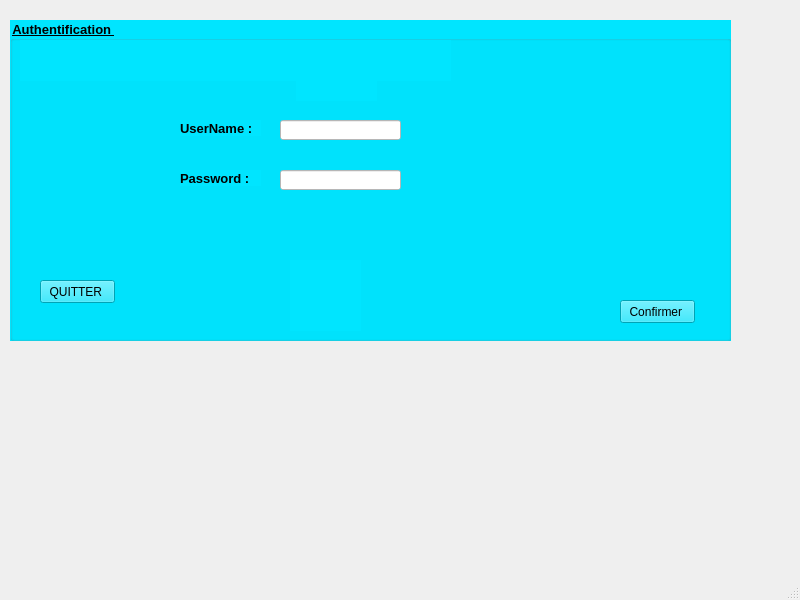
<?xml version="1.0" encoding="UTF-8"?>
<ui version="4.0">
 <class>MainWindow</class>
 <widget class="QMainWindow" name="MainWindow">
  <property name="geometry">
   <rect>
    <x>0</x>
    <y>0</y>
    <width>800</width>
    <height>600</height>
   </rect>
  </property>
  <property name="windowTitle">
   <string>MainWindow</string>
  </property>
  <widget class="QWidget" name="centralwidget">
   <widget class="QGroupBox" name="groupBox">
    <property name="geometry">
     <rect>
      <x>10</x>
      <y>20</y>
      <width>721</width>
      <height>321</height>
     </rect>
    </property>
    <property name="font">
     <font>
      <pointsize>10</pointsize>
      <weight>75</weight>
      <bold>true</bold>
      <underline>true</underline>
     </font>
    </property>
    <property name="styleSheet">
     <string notr="true">background-color: rgb(0, 229, 255);</string>
    </property>
    <property name="title">
     <string>Authentification </string>
    </property>
    <widget class="QLabel" name="label_2">
     <property name="geometry">
      <rect>
       <x>170</x>
       <y>100</y>
       <width>81</width>
       <height>16</height>
      </rect>
     </property>
     <property name="font">
      <font>
       <pointsize>10</pointsize>
       <weight>75</weight>
       <bold>true</bold>
       <underline>false</underline>
      </font>
     </property>
     <property name="text">
      <string>UserName :</string>
     </property>
    </widget>
    <widget class="QLabel" name="label_3">
     <property name="geometry">
      <rect>
       <x>170</x>
       <y>150</y>
       <width>81</width>
       <height>16</height>
      </rect>
     </property>
     <property name="font">
      <font>
       <pointsize>10</pointsize>
       <weight>75</weight>
       <bold>true</bold>
       <underline>false</underline>
      </font>
     </property>
     <property name="text">
      <string>Password : </string>
     </property>
    </widget>
    <widget class="QLineEdit" name="lineEdit_user">
     <property name="geometry">
      <rect>
       <x>270</x>
       <y>100</y>
       <width>121</width>
       <height>20</height>
      </rect>
     </property>
     <property name="styleSheet">
      <string notr="true">background-color: rgb(255, 255, 255);
background-color: rgb(255, 255, 255);</string>
     </property>
    </widget>
    <widget class="QLineEdit" name="lineEdit_pass">
     <property name="geometry">
      <rect>
       <x>270</x>
       <y>150</y>
       <width>121</width>
       <height>20</height>
      </rect>
     </property>
     <property name="styleSheet">
      <string notr="true">selection-color: rgb(255, 255, 255);
background-color: rgb(255, 255, 255);</string>
     </property>
     <property name="echoMode">
      <enum>QLineEdit::Password</enum>
     </property>
     <property name="readOnly">
      <bool>false</bool>
     </property>
    </widget>
    <widget class="QPushButton" name="pushButton">
     <property name="geometry">
      <rect>
       <x>610</x>
       <y>280</y>
       <width>75</width>
       <height>23</height>
      </rect>
     </property>
     <property name="text">
      <string>Confirmer </string>
     </property>
    </widget>
    <widget class="QPushButton" name="pushButton_2">
     <property name="geometry">
      <rect>
       <x>30</x>
       <y>260</y>
       <width>75</width>
       <height>23</height>
      </rect>
     </property>
     <property name="text">
      <string>QUITTER </string>
     </property>
    </widget>
    <widget class="QLabel" name="label_4">
     <property name="geometry">
      <rect>
       <x>10</x>
       <y>20</y>
       <width>431</width>
       <height>41</height>
      </rect>
     </property>
     <property name="font">
      <font>
       <pointsize>16</pointsize>
       <weight>75</weight>
       <bold>true</bold>
       <underline>true</underline>
      </font>
     </property>
     <property name="styleSheet">
      <string notr="true">color: rgb(0, 170, 0);
color: rgb(255, 0, 0);</string>
     </property>
     <property name="text">
      <string/>
     </property>
    </widget>
    <widget class="QLabel" name="label_6">
     <property name="geometry">
      <rect>
       <x>280</x>
       <y>240</y>
       <width>71</width>
       <height>71</height>
      </rect>
     </property>
     <property name="text">
      <string/>
     </property>
     <property name="pixmap">
      <pixmap resource="Ressource.qrc">:/ICON_EHEALTH.png</pixmap>
     </property>
     <property name="scaledContents">
      <bool>true</bool>
     </property>
    </widget>
    <widget class="QLabel" name="label">
     <property name="geometry">
      <rect>
       <x>286</x>
       <y>40</y>
       <width>81</width>
       <height>41</height>
      </rect>
     </property>
     <property name="text">
      <string/>
     </property>
     <property name="pixmap">
      <pixmap resource="Ressource.qrc">:/hospital-logo-clinic-health-care-physician-business-thumbnail.jpg</pixmap>
     </property>
     <property name="scaledContents">
      <bool>true</bool>
     </property>
    </widget>
    <zorder>label_2</zorder>
    <zorder>label_3</zorder>
    <zorder>lineEdit_user</zorder>
    <zorder>pushButton</zorder>
    <zorder>pushButton_2</zorder>
    <zorder>lineEdit_pass</zorder>
    <zorder>label_4</zorder>
    <zorder>label_6</zorder>
    <zorder>label</zorder>
   </widget>
  </widget>
  <widget class="QMenuBar" name="menubar">
   <property name="geometry">
    <rect>
     <x>0</x>
     <y>0</y>
     <width>800</width>
     <height>21</height>
    </rect>
   </property>
  </widget>
  <widget class="QStatusBar" name="statusbar"/>
 </widget>
 <resources>
  <include location="Ressource.qrc"/>
 </resources>
 <connections/>
</ui>
